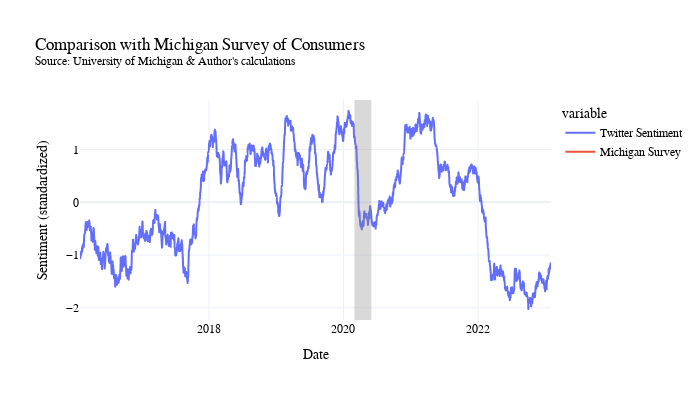
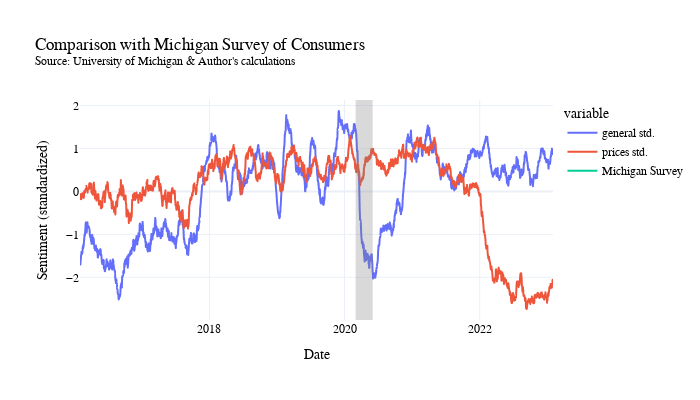
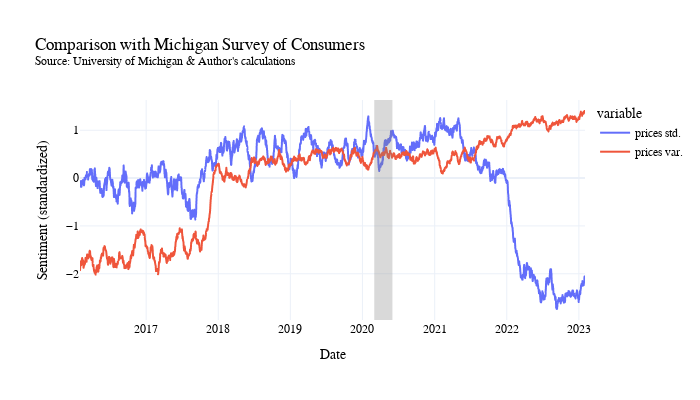

The notebook cell saved with these charts, in order:
### Code cell
#Create the finalized scores by taking rolling average, and converting to z-score
agg_std_merge = agg_std.copy()
#Collect both the daily average score and count into one dataframe
merged_df = pd.merge(agg_count, agg_means, left_index=True, right_index=True, how='inner',suffixes=('_count','_mean'))
agg_std_merge.columns = agg_std_merge.columns.map(lambda x: str(x) + '_std')
merged_df = pd.merge(merged_df, agg_std_merge, left_index=True, right_index=True, how='inner')
merged_df = merged_df.sort_index(ascending=True)
#suffix "_x" refers to score, "_y" refers to count
#Create a custom score metric and take a moving average
for cat in category_list:   
    merged_df[cat +"_score"] = merged_df[cat +"_mean"].rolling(30,min_periods=1).mean()
    merged_df[cat +"_score_var"] = merged_df[cat +"_std"].rolling(30,min_periods=1).mean()
    merged_df[cat +" std."] = stats.zscore(merged_df[cat +"_score"], nan_policy='omit')
    merged_df[cat +" var."] = stats.zscore(merged_df[cat +"_score_var"], nan_policy='omit')

#Merge the Michigan sentiment with twitter sentiment
merged_plot = pd.merge(merged_df, df_mich, left_index=True, right_index=True, how='left')

#Interpolate missing values due to michigan being monthly and twitter sentiment being daily
merged_plot = merged_plot.interpolate()
merged_plot["Michigan Survey"] = stats.zscore(merged_plot["ICS_ALL"], nan_policy='omit')

#Create the final index by combining general and price sentiment 
merged_plot['total'] = (merged_plot['general_score'] + merged_plot['prices_score'])
merged_plot["Twitter Sentiment"] = stats.zscore(merged_plot["total"], nan_policy='omit')
merged_plot["General Sentiment"] = merged_plot["general std."]
merged_plot["Prices Sentiment"] = merged_plot["prices std."]

#Roll forward to get rid of nans from the rolling average 
merged_plot = merged_plot.iloc[32: , :]

#Plot the two for comparison
plot_clean(merged_plot, ['Twitter Sentiment','Michigan Survey'], "Comparison with Michigan Survey of Consumers<br><sup>Source: University of Michigan & Author's calculations</sup>",'Sentiment (standardized)',400)

plot_clean(merged_plot, ['general std.','prices std.','Michigan Survey'], "Comparison with Michigan Survey of Consumers<br><sup>Source: University of Michigan & Author's calculations</sup>",'Sentiment (standardized)',400)

plot_clean(merged_plot, ['prices std.','prices var.'], "Comparison with Michigan Survey of Consumers<br><sup>Source: University of Michigan & Author's calculations</sup>",'Sentiment (standardized)',400)

### Figure 1 — Plotly figure (JSON) as saved in the notebook; plotly's stock layout.template omitted (floating-point values rounded to 4 significant figures; data arrays with more than 128 entries replaced by an {"elided": "..."} marker saying what was removed)
{"data": [{"hovertemplate": "variable=Twitter Sentiment<br>date=%{x}<br>value=%{y}<extra></extra>", "legendgroup": "Twitter Sentiment", "line": {"color": "#636efa", "dash": "solid"}, "marker": {"symbol": "circle"}, "mode": "lines", "name": "Twitter Sentiment", "showlegend": true, "type": "scattergl", "x": {"elided": "2558 str values"}, "xaxis": "x", "y": {"elided": "2558 float values"}, "yaxis": "y"}, {"hovertemplate": "variable=Michigan Survey<br>date=%{x}<br>value=%{y}<extra></extra>", "legendgroup": "Michigan Survey", "line": {"color": "#EF553B", "dash": "solid"}, "marker": {"symbol": "circle"}, "mode": "lines", "name": "Michigan Survey", "showlegend": true, "type": "scattergl", "x": {"elided": "2558 str values"}, "xaxis": "x", "y": {"elided": "2558 null values"}, "yaxis": "y"}], "layout": {"font": {"color": "black", "family": "Georgia"}, "height": 400, "legend": {"title": {"text": "variable"}, "tracegroupgap": 0}, "shapes": [{"fillcolor": "grey", "line": {"width": 0}, "opacity": 0.3, "type": "rect", "x0": "2020-03-01 00:00:00", "x1": "2020-06-01 00:00:00", "xref": "x", "y0": 0, "y1": 1, "yref": "y domain"}], "title": {"text": "Comparison with Michigan Survey of Consumers<br><sup>Source: University of Michigan & Author's calculations</sup>"}, "width": 700, "xaxis": {"anchor": "y", "domain": [0, 1], "title": {"text": "Date"}}, "yaxis": {"anchor": "x", "domain": [0, 1], "title": {"text": "Sentiment (standardized)"}}}}

### Figure 2 — Plotly figure (JSON) as saved in the notebook; plotly's stock layout.template omitted (floating-point values rounded to 4 significant figures; data arrays with more than 128 entries replaced by an {"elided": "..."} marker saying what was removed)
{"data": [{"hovertemplate": "variable=general std.<br>date=%{x}<br>value=%{y}<extra></extra>", "legendgroup": "general std.", "line": {"color": "#636efa", "dash": "solid"}, "marker": {"symbol": "circle"}, "mode": "lines", "name": "general std.", "showlegend": true, "type": "scattergl", "x": {"elided": "2558 str values"}, "xaxis": "x", "y": {"elided": "2558 float values"}, "yaxis": "y"}, {"hovertemplate": "variable=prices std.<br>date=%{x}<br>value=%{y}<extra></extra>", "legendgroup": "prices std.", "line": {"color": "#EF553B", "dash": "solid"}, "marker": {"symbol": "circle"}, "mode": "lines", "name": "prices std.", "showlegend": true, "type": "scattergl", "x": {"elided": "2558 str values"}, "xaxis": "x", "y": {"elided": "2558 float values"}, "yaxis": "y"}, {"hovertemplate": "variable=Michigan Survey<br>date=%{x}<br>value=%{y}<extra></extra>", "legendgroup": "Michigan Survey", "line": {"color": "#00cc96", "dash": "solid"}, "marker": {"symbol": "circle"}, "mode": "lines", "name": "Michigan Survey", "showlegend": true, "type": "scattergl", "x": {"elided": "2558 str values"}, "xaxis": "x", "y": {"elided": "2558 null values"}, "yaxis": "y"}], "layout": {"font": {"color": "black", "family": "Georgia"}, "height": 400, "legend": {"title": {"text": "variable"}, "tracegroupgap": 0}, "shapes": [{"fillcolor": "grey", "line": {"width": 0}, "opacity": 0.3, "type": "rect", "x0": "2020-03-01 00:00:00", "x1": "2020-06-01 00:00:00", "xref": "x", "y0": 0, "y1": 1, "yref": "y domain"}], "title": {"text": "Comparison with Michigan Survey of Consumers<br><sup>Source: University of Michigan & Author's calculations</sup>"}, "width": 700, "xaxis": {"anchor": "y", "domain": [0, 1], "title": {"text": "Date"}}, "yaxis": {"anchor": "x", "domain": [0, 1], "title": {"text": "Sentiment (standardized)"}}}}

### Figure 3 — Plotly figure (JSON) as saved in the notebook; plotly's stock layout.template omitted (floating-point values rounded to 4 significant figures; data arrays with more than 128 entries replaced by an {"elided": "..."} marker saying what was removed)
{"data": [{"hovertemplate": "variable=prices std.<br>date=%{x}<br>value=%{y}<extra></extra>", "legendgroup": "prices std.", "line": {"color": "#636efa", "dash": "solid"}, "marker": {"symbol": "circle"}, "mode": "lines", "name": "prices std.", "showlegend": true, "type": "scattergl", "x": {"elided": "2558 str values"}, "xaxis": "x", "y": {"elided": "2558 float values"}, "yaxis": "y"}, {"hovertemplate": "variable=prices var.<br>date=%{x}<br>value=%{y}<extra></extra>", "legendgroup": "prices var.", "line": {"color": "#EF553B", "dash": "solid"}, "marker": {"symbol": "circle"}, "mode": "lines", "name": "prices var.", "showlegend": true, "type": "scattergl", "x": {"elided": "2558 str values"}, "xaxis": "x", "y": {"elided": "2558 float values"}, "yaxis": "y"}], "layout": {"font": {"color": "black", "family": "Georgia"}, "height": 400, "legend": {"title": {"text": "variable"}, "tracegroupgap": 0}, "shapes": [{"fillcolor": "grey", "line": {"width": 0}, "opacity": 0.3, "type": "rect", "x0": "2020-03-01 00:00:00", "x1": "2020-06-01 00:00:00", "xref": "x", "y0": 0, "y1": 1, "yref": "y domain"}], "title": {"text": "Comparison with Michigan Survey of Consumers<br><sup>Source: University of Michigan & Author's calculations</sup>"}, "width": 700, "xaxis": {"anchor": "y", "domain": [0, 1], "title": {"text": "Date"}}, "yaxis": {"anchor": "x", "domain": [0, 1], "title": {"text": "Sentiment (standardized)"}}}}
